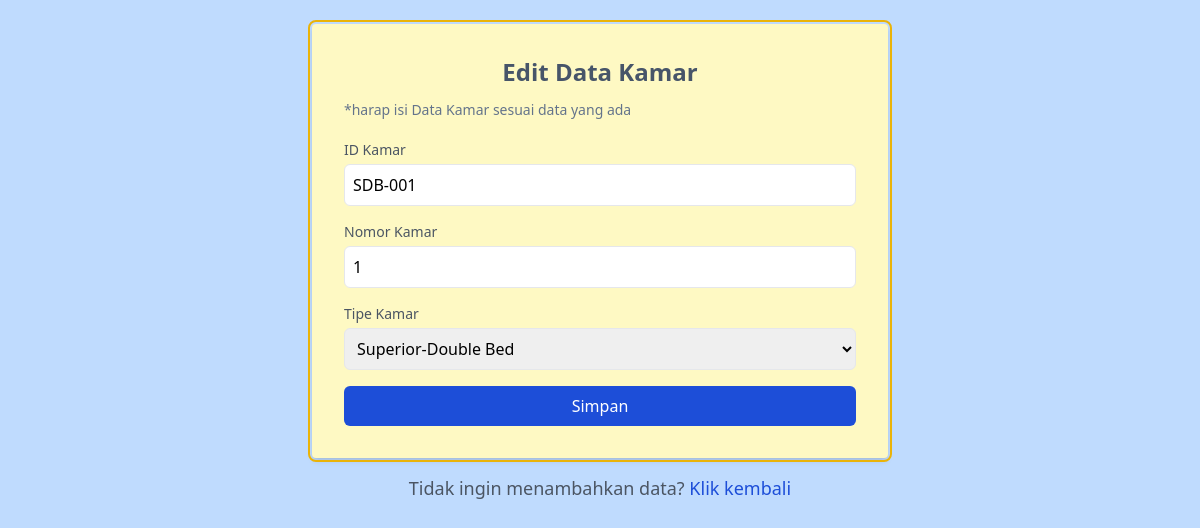
/admin/build/pages/function/editkamar.php?id=SDB-001, run on the app's committed database.
### tables this page shows
CREATE TABLE IF NOT EXISTS `kamar` (
  `kamar_id` varchar(50) NOT NULL,
  `nomor_kamar` int NOT NULL,
  `tipe_kamar_id` int DEFAULT NULL,
  `booking_date` varchar(500) DEFAULT '[]',
  PRIMARY KEY (`kamar_id`),
  KEY `tipe_kamar_id` (`tipe_kamar_id`),
  CONSTRAINT `kamar_ibfk_1` FOREIGN KEY (`tipe_kamar_id`) REFERENCES `tipekamar` (`tipe_kamar_id`)
);

CREATE TABLE IF NOT EXISTS `tipekamar` (
  `tipe_kamar_id` int NOT NULL AUTO_INCREMENT,
  `slug` varchar(50) DEFAULT NULL,
  `nama_tipe` varchar(100) NOT NULL,
  `jmlh_tamu` int DEFAULT NULL,
  `deskripsi` text,
  `ukuran` int DEFAULT NULL,
  `harga` int DEFAULT NULL,
  `image` varchar(50) DEFAULT NULL,
  PRIMARY KEY (`tipe_kamar_id`)
);

### admin/build/pages/function/editkamar.php (the view, shortened to what this page needs)
<?php
require "koneksi.php";
$kamar_id = $_GET["id"];
$sql = "SELECT * FROM kamar, tipekamar WHERE kamar.kamar_id = '$kamar_id' AND kamar.tipe_kamar_id = tipekamar.tipe_kamar_id ";
$hasil = $conn->query($sql);
?>
<!DOCTYPE html>
<html lang="en">
<head>
    <script src="https://cdn.tailwindcss.com"></script>
</head>
<body class="p-6 bg-blue-200">
<?php while ($kmr = $hasil->fetch_assoc()) { ?>
    <div class="max-w-xl p-8 mx-auto bg-yellow-100 rounded shadow-md outline outline-2 outline-offset-2 outline-yellow-500">
        <h2 class="mb-3 text-2xl font-bold text-center text-slate-600 ">Edit Data Kamar</h2>
        <h6 class="mb-5 text-sm text-slate-500 ">*harap isi Data Kamar sesuai data yang ada</h6>
        <form action="" method="post" class="space-y-4 ">
            <div>
                <label for="kamar_id" class="block text-sm font-medium text-gray-600">ID Kamar</label>
                <input type="text" id="kamar_id" name="kamar_id" placeholder="KMR-1" class="w-full p-2 mt-1 border rounded-md " readonly value="<?php echo $kmr['kamar_id']; ?>">
            </div>
            <div>
                <label for="nomor_kamar" class="block text-sm font-medium text-gray-600">Nomor Kamar</label>
                <input type="text" id="nomor_kamar" name="nomor_kamar" placeholder="2" class="w-full p-2 mt-1 border rounded-md " required value="<?php echo $kmr['nomor_kamar']; ?>">
            </div>
            <div>
                <label for="nama_tipe" class="block text-sm font-medium text-gray-600">Tipe Kamar</label>
                <select class="w-full p-2 mt-1 border rounded-md" name="nama_tipe">
                    <option selected value="<?php echo $kmr['tipe_kamar_id']; ?>"><?= $kmr['nama_tipe'] ?></option>
                </select>
            </div>
            <div>
                <button type="submit" name="ubah" class="w-full p-2 text-white bg-blue-700 rounded-md hover:bg-blue-300">Simpan</button>
            </div>
        </form>
    </div>
    <p class="mt-4 text-lg text-center text-gray-600">Tidak ingin menambahkan data? <a href="../datakamar.php" class="text-blue-700 no-underline hover:underline">Klik kembali</a></p>
    <?php
    }
?>
</body>
</html>

### data on the page
kamar: kamar_id "SDB-001", nomor_kamar "1", nama_tipe "Superior-Double Bed"
